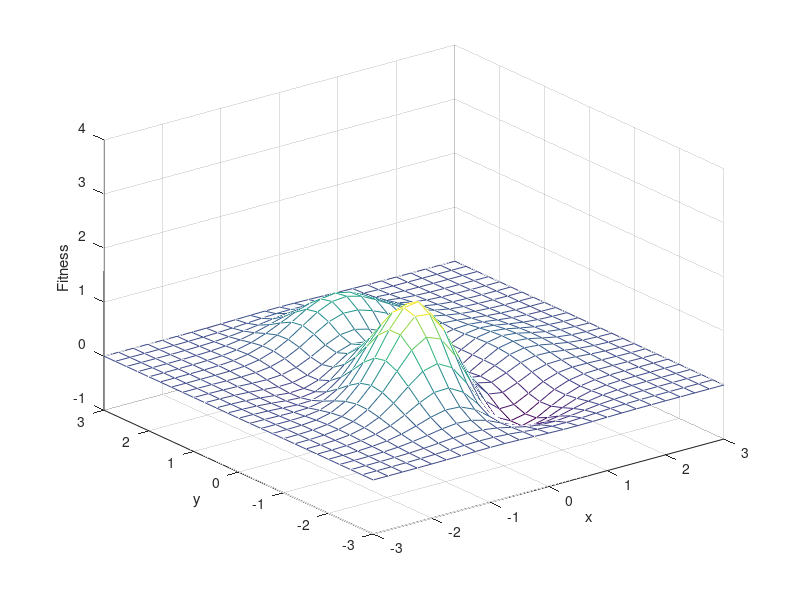
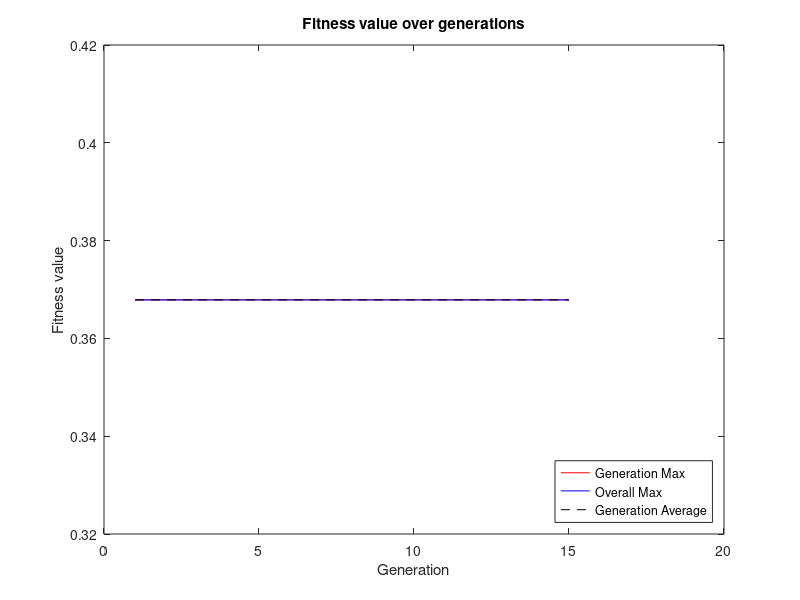

MATLAB code for these plots, in order:
## Copyright (c) 2014, Simon Brodeur
## All rights reserved.
## 
## Redistribution and use in source and binary forms, with or without modification,
## are permitted provided that the following conditions are met:
## 
##  - Redistributions of source code must retain the above copyright notice, 
##    this list of conditions and the following disclaimer.
##  - Redistributions in binary form must reproduce the above copyright notice, 
##    this list of conditions and the following disclaimer in the documentation 
##    and/or other materials provided with the distribution.
##  - Neither the name of Simon Brodeur nor the names of its contributors 
##    may be used to endorse or promote products derived from this software 
##    without specific prior written permission.
## 
## THIS SOFTWARE IS PROVIDED BY THE COPYRIGHT HOLDERS AND CONTRIBUTORS "AS IS" AND 
## ANY EXPRESS OR IMPLIED WARRANTIES, INCLUDING, BUT NOT LIMITED TO, THE IMPLIED 
## WARRANTIES OF MERCHANTABILITY AND FITNESS FOR A PARTICULAR PURPOSE ARE DISCLAIMED. 
## IN NO EVENT SHALL THE COPYRIGHT HOLDER OR CONTRIBUTORS BE LIABLE FOR ANY DIRECT, 
## INDIRECT, INCIDENTAL, SPECIAL, EXEMPLARY, OR CONSEQUENTIAL DAMAGES (INCLUDING, BUT 
## NOT LIMITED TO, PROCUREMENT OF SUBSTITUTE GOODS OR SERVICES; LOSS OF USE, DATA, 
## OR PROFITS; OR BUSINESS INTERRUPTION) HOWEVER CAUSED AND ON ANY THEORY OF LIABILITY, 
## WHETHER IN CONTRACT, STRICT LIABILITY, OR TORT (INCLUDING NEGLIGENCE OR OTHERWISE) 
## ARISING IN ANY WAY OUT OF THE USE OF THIS SOFTWARE, EVEN IF ADVISED OF THE 
## POSSIBILITY OF SUCH DAMAGE.
##

## Author: Simon Brodeur <simon.brodeur@usherbrooke.ca>
## Université de Sherbrooke, APP3 S8GIA, A2014
## Octave 3.8.2

% Avoid Octave thinking this is a function file
1;

## Clear console and variables, close all figures
clc
close all
clear all
more off

###############################################
# Define helper functions here
###############################################

## usage: FITNESS = evaluateFitness(X, Y)
##
## Evaluate the 2-dimensional 'peak' function
##
## Input:
## - X, the x coordinate
## - Y, the y coordinate
##
## Output:
## - FITNESS, the value of the 'peak' function at coordinates (X,Y)
##
function fitness = evaluateFitness(x, y)
  ## The 2-dimensional function to optimize
	fitness = (1-x).^2.*exp(-x.^2-(y+1).^2)-(x-x.^3-y.^5).*exp(-x.^2-y.^2);
endfunction

## usage: POPULATION = initializePopulation(NUMPARAMS, POPSIZE, NBITS)
##
## Initialize the population as a matrix, where each individual is a binary string.
##
## Input:
## - NUMPARAMS, the number of parameters to optimize.
## - POPSIZE, the population size.
## - NBITS, the number of bits per indivual used for encoding.
##
## Output:
## - POPULATION, a binary matrix whose rows correspond to encoded individuals.
##
function population = initializePopulation(numparams, popsize, nbits=8)
	
  ## TODO: initialize the population
  population = zeros(popsize,numparams*nbits);
endfunction

## usage: BVALUES = encodeIndividual(CVALUES, NBITS)
##
## Encode an individual from a vector of continuous values to a binary string.
##
## Input:
## - CVALUES, a vector of continuous values representing the parameters.
## - NBITS, the number of bits per indivual used for encoding.
##
## Output:
## - BVALUES, a binary vector encoding the individual.
##
function bvalues = encodeIndividual(cvalues, nbits);
	
  ## TODO: encode individuals into binary vectors
  bvalues = zeros(length(cvalues), numparams*nbits);
endfunction

## usage: CVALUES = decodeIndividual(BVALUES, NUMPARAMS)
##
## Decode an individual from a binary string to a vector of continuous values.
##
## Input:
## - BVALUES, a binary vector encoding the individual.
## - NUMPARAMS, the number of parameters for an individual.
##
## Output:
## - CVALUES, a vector of continuous values representing the parameters.
##
function cvalues = decodeIndividual(ind, numparams);
	
  ## TODO: decode individuals from binary vectors
  cvalues = zeros(1, numparams);
endfunction

## usage: PAIRS = doSelection(POPULATION, FITNESS, NUMPAIRS)
##
## Select pairs of individuals from the population.
##
## Input:
## - POPULATION, the binary matrix representing the population. Each row is an individual.
## - FITNESS, a vector of fitness values for the population.
## - NUMPAIRS, the number of pairs of individual to generate.
##
## Output:
## - PAIRS, a cell array with a matrix [IND1; IND2] for each pair. 
##
function pairs = doSelection(population, fitness, numPairs)
	
	## TODO: Sort the population by fitness

	## TODO: Make sure fitness is positive

	## TODO: Perform a roulette-wheel selection
  
  pairs = {[population(1,:); population(2,:)]};
endfunction

## usage: [NIND1,NIND2] = doCrossover(IND1, IND2, CROSSOVERPROB, CUTPOINTMOD)
##
## Perform a crossover operation between two individuals, with a given probability
## and constraint on the cutting point.
##
## Input:
## - IND1, a binary vector encoding the first individual.
## - IND2, a binary vector encoding the second individual.
## - CROSSOVERPROB, the crossover probability.
## - CUTPOINTMOD, a modulo-constraint on the cutting point. For example, to only allow cutting
##   every 4 bits, set value to 4.
##
## Output:
## - NIND1, a binary vector encoding the first new individual.
## - NIND2, a binary vector encoding the second new individual.
##
function [nind1,nind2] = doCrossover(ind1, ind2, crossoverProb, cutPointMod=1)
	
  ## TODO: Perform a crossover between two individuals
  nind1 = ind1;
  nind2 = ind2;
endfunction

## usage: [NPOPULATION] = doMutation(POPULATION, MUTATIONPROB)
##
## Perform a mutation operation over the entire population.
##
## Input:
## - POPULATION, the binary matrix representing the population. Each row is an individual.
## - MUTATIONPROB, the mutation probability.
##
## Output:
## - NPOPULATION, the new population.
##
function npopulation = doMutation(population, mutationProb)

	## TODO: Apply mutation to the population
  npopulation = population;
endfunction

## usage: [BVALUE] = ufloat2bin(CVALUE, NBITS)
##
## Perform a mutation operation over the entire population.
##
## Input:
## - CVALUE, a scalar or vector of continuous values representing the parameters.
##   The values must be a real non-negative float in the interval [0,1]!
## - NBITS, the number of bits used for encoding.
##
## Output:
## - BVALUE, the binary representation of the continuous value. If CVALUES was a vector,
##   the output is a matrix whose rows correspond to the elements of CVALUES.
##
function bvalue = ufloat2bin(cvalue, nbits)
  ivalue = round(cvalue * (2^nbits-1));

  bvalue = zeros(length(cvalue), nbits);
  for i=1:length(cvalue)
    ivalue = round(cvalue(i) * (2^nbits-1));
  if ivalue > 2^nbits-1
    bvalue(i,:) = ones(1, nbits);
  elseif ivalue < 0
    bvalue(i,:) = zeros(1, nbits);
  else
    bitmask = uint32(2.^[0:nbits-1]);
    bvalue(i,:) = bitand(ivalue, bitmask) ~=0;
  endif
  end 
endfunction

## usage: [CVALUE] = bin2ufloat(BVALUE, NBITS)
##
## Perform a mutation operation over the entire population.
##
## Input:
## - BVALUE, the binary representation of the continuous values. Can be a single vector or a matrix whose
##   rows represent independent encoded values.
##   The values must be a real non-negative float in the interval [0,1]!
## - NBITS, the number of bits used for encoding.
##
## Output:
## - CVALUE, a scalar or vector of continuous values representing the parameters.
##   the output is a matrix whose rows correspond to the elements of CVALUES.
##
function cvalue = bin2ufloat(bvalue, nbits)
   ivalue = sum(bvalue .* repmat(2.^[0:size(bvalue,2)-1],size(bvalue,1),1),2)';
   cvalue = ivalue / (2^nbits - 1);
endfunction

###############################################
# Define code logic here
###############################################

## Set to 0 to disable realtime plotting of landscape and population.
## This is much faster!
SHOW_LANDSCAPE=1;

## The parameters for encoding the population
numparams = 2;

## TODO : adjust population size and encoding precision
popsize = 10;
nbits=16;

population = initializePopulation(numparams,popsize,nbits);

if SHOW_LANDSCAPE
  ## Plot function to optimize
  figure('name',['Function landscape']);
  xymin = -3.0;
  xymax = 3.0;
  [x,y]=meshgrid(xymin:.25:xymax,xymin:.25:xymax);
  z=eval('evaluateFitness(x,y)');
endif

## TODO : Adjust optimization meta-parameters
numGenerations = 15;
mutationProb = 0.05;
crossoverProb = 0.3;

bestIndividual = [];
bestIndividualFitness = -1e10;
bestGeneration = 1;
maxFitnessRecord = zeros(1,numGenerations);
overallMaxFitnessRecord = zeros(1,numGenerations);
avgMaxFitnessRecord = zeros(1,numGenerations);
for i=1:numGenerations

  if SHOW_LANDSCAPE
    ## Plot landscape
    mesh(x,y,z)
    axis([-3 3 -3 3 -1 4])
    hold;
    xlabel('x');
    ylabel('y');
    zlabel('Fitness');
    hold on;
    for p=1:popsize
        cvalues = decodeIndividual(population(p,:), numparams);
        fitness = evaluateFitness(cvalues(1), cvalues(2));
        scatter3(cvalues(1),cvalues(2),fitness+0.01,20,'r','filled')
        plot(cvalues(1),cvalues(2),'k.','markersize',8)
    endfor
    pause(0.2)
    hold;
  endif
  
	## Evaluate fitness function for all individuals in the population
	fitness = zeros(1,popsize);
	for p=1:popsize
		## Convert population to float values
		cvalues = decodeIndividual(population(p,:), numparams);
 
		## Calculate fitness
		fitness(p) = evaluateFitness(cvalues(1), cvalues(2));
	endfor
	
	## Save best individual across all generations
	bestFitness = max(fitness);
	if bestFitness > bestIndividualFitness
		idx = find(fitness == max(fitness));
		bestIndividual = population(idx,:);
		bestIndividualFitness = bestFitness;
		bestGeneration = i;
	endif
	
	## Record progress information
	maxFitnessRecord(i) = max(fitness);
	overallMaxFitnessRecord(i) = bestIndividualFitness;
	avgMaxFitnessRecord(i) = sum(fitness)/length(fitness);
	
	## Display progress information
	disp(sprintf('Generation no.%d: best fitness is %f, average is %f', i, maxFitnessRecord(i), avgMaxFitnessRecord(i)));
	disp(sprintf('Overall best fitness is %f', bestIndividualFitness));

	numPairs = popsize/2;
	newPopulation = zeros(size(population));
	pairs = doSelection(population, fitness, numPairs);
	for p=1:length(pairs)
		## Get individuals from pair
		ind1 = pairs{p}(1,:);
		ind2 = pairs{p}(2,:);
		
		## Perform a cross-over and place individuals in the new population
		[nind1,nind2] = doCrossover(ind1, ind2, crossoverProb, cutPointMod=nbits);
		newPopulation(2*p-1:2*p,:) = [nind1; nind2];
	endfor

	## Apply mutation to all individuals in the population
	newPopulation = doMutation(newPopulation, mutationProb);
	
	## Replace current population with the new one
	population = newPopulation;
endfor

## Display best individual
disp('##################################################');
disp('Best individual (decoded values):');
disp(decodeIndividual(bestIndividual, numparams));
disp('##################################################');

## Display plot of fitness over generations
figure();
n = 1:numGenerations;
plot (n, maxFitnessRecord, '-r', ...
      n, overallMaxFitnessRecord, '-b', ...
      n, avgMaxFitnessRecord, '--k');
title('Fitness value over generations');
xlabel('Generation');
ylabel('Fitness value');
legend({'Generation Max','Overall Max','Generation Average'}, 'location', 'southeast');

disp('All done.');
